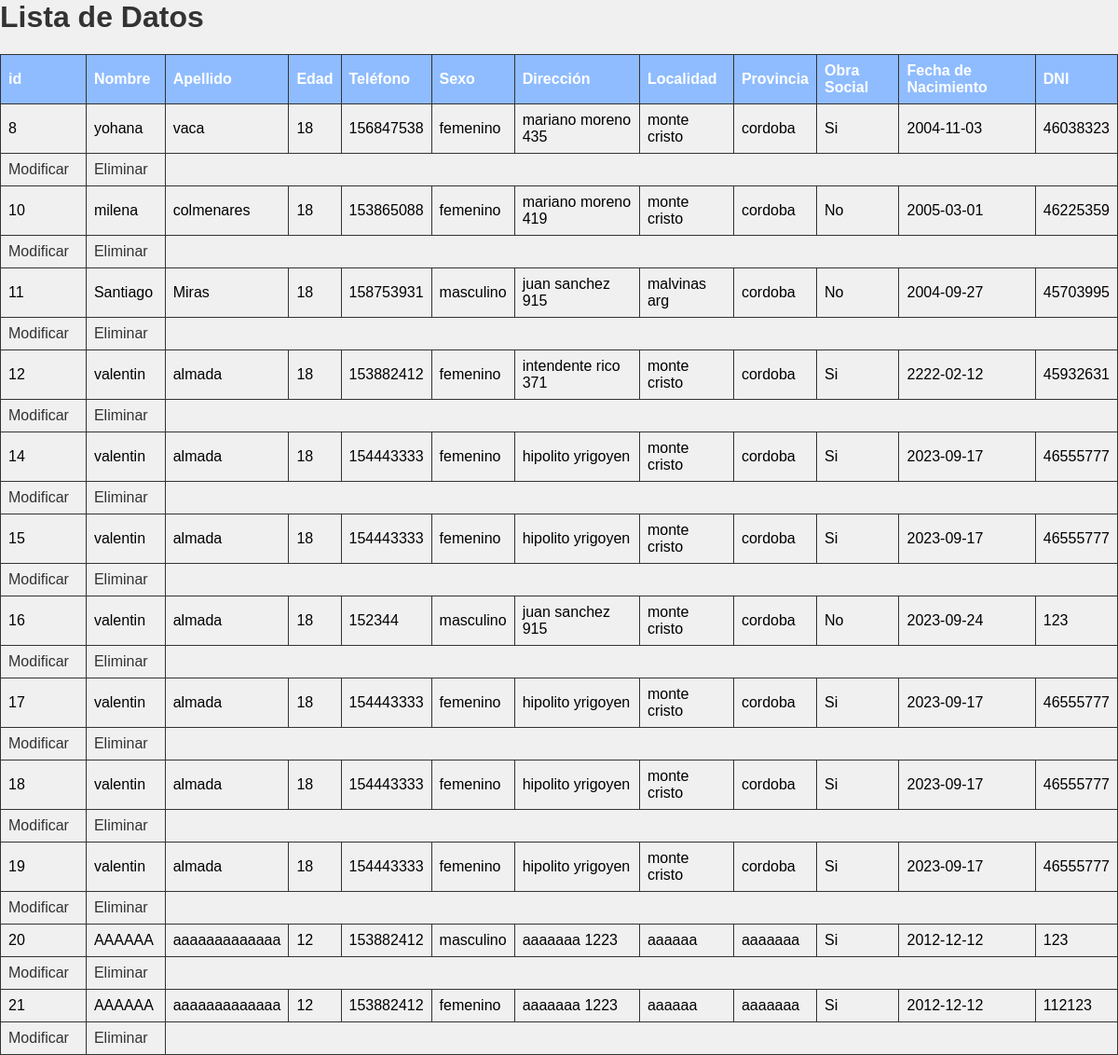
/olimpiadas-grupo8/mostrarDatos.php, run on the app's committed database.
### tables this page shows
CREATE TABLE `paciente` (
  `id_paciente` int(11) NOT NULL,
  `nombre` varchar(20) NOT NULL,
  `apellido` varchar(20) NOT NULL,
  `dni` int(11) NOT NULL,
  `edad` int(11) NOT NULL,
  `telefono` int(11) NOT NULL,
  `sexo` varchar(20) NOT NULL,
  `direccion` varchar(40) NOT NULL,
  `localidad` varchar(40) NOT NULL,
  `provincia` varchar(20) NOT NULL,
  `obraSocial` enum('Si','No') NOT NULL,
  `obraSocialTexto` varchar(20) NOT NULL,
  `fecha_nacimiento` date NOT NULL,
  `medicoAsignado` varchar(20) NOT NULL
);

### olimpiadas-grupo8/mostrarDatos.php (the view, shortened to what this page needs)
<h1>Lista de Datos</h1>
<link rel="stylesheet" type="text/css" href="./css/mostrarDatos.css">
    <?php
    include("conexion.php");
    $sql = "SELECT * FROM paciente WHERE id_paciente";
    $result = $conexion->query($sql);
    if ($result->num_rows > 0) {
        echo "<table>";
        echo "<tr>";
        echo "<th>id</th>";
        echo "<th>Nombre</th>";
        echo "<th>Apellido</th>";
        echo "<th>Edad</th>";
        echo "<th>Teléfono</th>";
        echo "<th>Sexo</th>";
        echo "<th>Dirección</th>";
        echo "<th>Localidad</th>";
        echo "<th>Provincia</th>";
        echo "<th>Obra Social</th>";
        echo "<th>Fecha de Nacimiento</th>";
        echo "<th>DNI</th>";
        echo "</tr>";
        while ($row = $result->fetch_assoc()) {
            echo "<tr>";
            echo "<td>" . $row['id_paciente'] . "</td>";
            echo "<td>" . $row['nombre'] . "</td>";
            echo "<td>" . $row['apellido'] . "</td>";
            echo "<td>" . $row['edad'] . "</td>";
            echo "<td>" . $row['telefono'] . "</td>";
            echo "<td>" . $row['sexo'] . "</td>";
            echo "<td>" . $row['direccion'] . "</td>";
            echo "<td>" . $row['localidad'] . "</td>";
            echo "<td>" . $row['provincia'] . "</td>";
            echo "<td>" . $row['obraSocial'] . "</td>";
            echo "<td>" . $row['fecha_nacimiento'] . "</td>";
            echo "<td>" . $row['dni'] . "</td>";
            echo "</tr>";
            echo "<td><a href='modificar.php?id=" . $row['id_paciente'] . "'>Modificar</a></td>";
            echo "<td><a href='eliminar.php?id=" . $row['id_paciente'] . "'>Eliminar</a></td>";
        }
        echo "</table>";
    } else {
        echo "No hay datos para mostrar.";
    }
    ?>
    </body>
    </html>

### olimpiadas-grupo8/css/mostrarDatos.css (style rules this page uses)
h1 { color: #333333; }
table { width: 100%; border-collapse: collapse; margin-top: 20px; }
table, th, td { border: 1px solid #333; }
th, td { padding: 8px; text-align: left; }
th { background-color: rgb(143,188,255); color: #fff; }
a { color: #333; text-decoration: none; margin-right: 10px; }

### data on the page
paciente: id_paciente "8", nombre "yohana", apellido "vaca", edad "18", telefono "156847538", sexo "femenino", direccion "mariano moreno 435", localidad "monte cristo", provincia "cordoba", obraSocial "Si", fecha_nacimiento "2004-11-03", dni "46038323"
paciente: id_paciente "10", nombre "milena", apellido "colmenares", edad "18", telefono "153865088", sexo "femenino", direccion "mariano moreno 419", localidad "monte cristo", provincia "cordoba", obraSocial "No", fecha_nacimiento "2005-03-01", dni "46225359"
paciente: id_paciente "11", nombre "Santiago", apellido "Miras", edad "18", telefono "158753931", sexo "masculino", direccion "juan sanchez 915", localidad "malvinas arg", provincia "cordoba", obraSocial "No", fecha_nacimiento "2004-09-27", dni "45703995"
paciente: id_paciente "12", nombre "valentin", apellido "almada", edad "18", telefono "153882412", sexo "femenino", direccion "intendente rico 371", localidad "monte cristo", provincia "cordoba", obraSocial "Si", fecha_nacimiento "2222-02-12", dni "45932631"
paciente: id_paciente "14", nombre "valentin", apellido "almada", edad "18", telefono "154443333", sexo "femenino", direccion "hipolito yrigoyen", localidad "monte cristo", provincia "cordoba", obraSocial "Si", fecha_nacimiento "2023-09-17", dni "46555777"
paciente: id_paciente "15", nombre "valentin", apellido "almada", edad "18", telefono "154443333", sexo "femenino", direccion "hipolito yrigoyen", localidad "monte cristo", provincia "cordoba", obraSocial "Si", fecha_nacimiento "2023-09-17", dni "46555777"
paciente: id_paciente "16", nombre "valentin", apellido "almada", edad "18", telefono "152344", sexo "masculino", direccion "juan sanchez 915", localidad "monte cristo", provincia "cordoba", obraSocial "No", fecha_nacimiento "2023-09-24", dni "123"
paciente: id_paciente "17", nombre "valentin", apellido "almada", edad "18", telefono "154443333", sexo "femenino", direccion "hipolito yrigoyen", localidad "monte cristo", provincia "cordoba", obraSocial "Si", fecha_nacimiento "2023-09-17", dni "46555777"
paciente: id_paciente "18", nombre "valentin", apellido "almada", edad "18", telefono "154443333", sexo "femenino", direccion "hipolito yrigoyen", localidad "monte cristo", provincia "cordoba", obraSocial "Si", fecha_nacimiento "2023-09-17", dni "46555777"
paciente: id_paciente "19", nombre "valentin", apellido "almada", edad "18", telefono "154443333", sexo "femenino", direccion "hipolito yrigoyen", localidad "monte cristo", provincia "cordoba", obraSocial "Si", fecha_nacimiento "2023-09-17", dni "46555777"
paciente: id_paciente "20", nombre "AAAAAA", apellido "aaaaaaaaaaaaa", edad "12", telefono "153882412", sexo "masculino", direccion "aaaaaaa 1223", localidad "aaaaaa", provincia "aaaaaaa", obraSocial "Si", fecha_nacimiento "2012-12-12", dni "123"
paciente: id_paciente "21", nombre "AAAAAA", apellido "aaaaaaaaaaaaa", edad "12", telefono "153882412", sexo "femenino", direccion "aaaaaaa 1223", localidad "aaaaaa", provincia "aaaaaaa", obraSocial "Si", fecha_nacimiento "2012-12-12", dni "112123"
